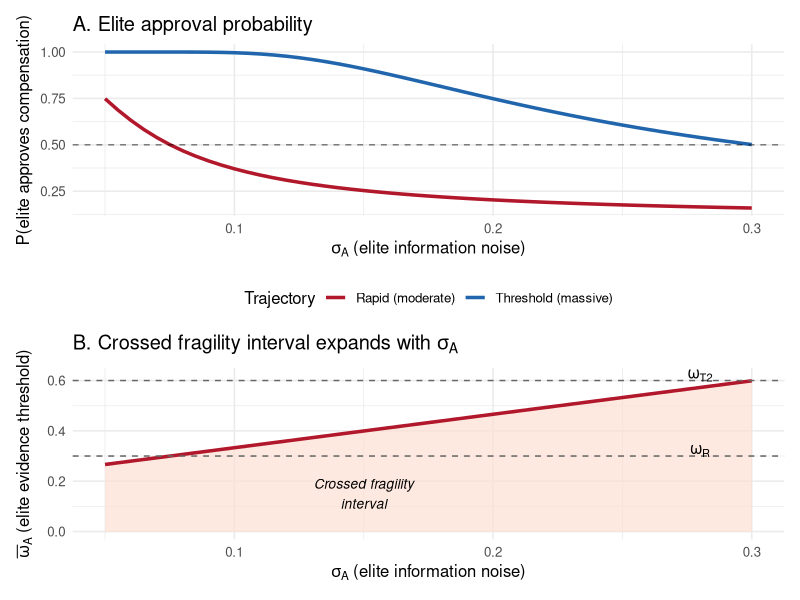
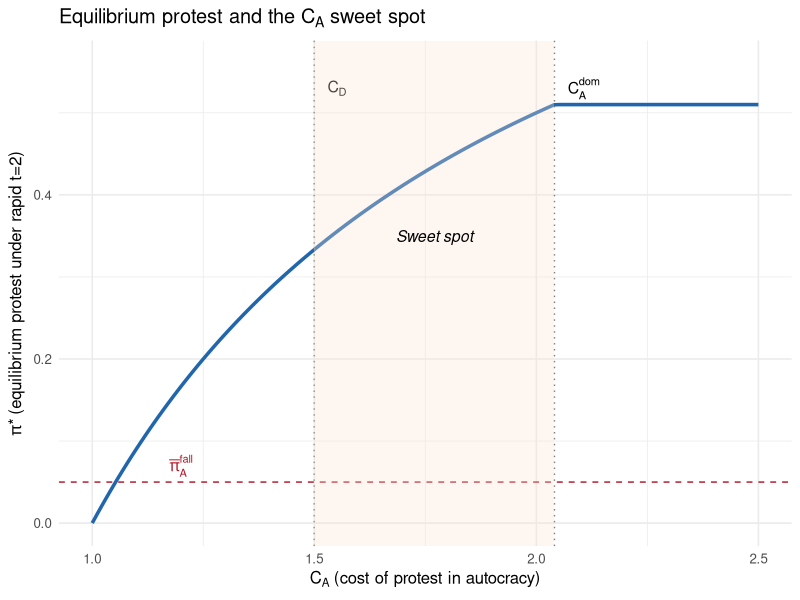

R code for these plots, in order:
#!/usr/bin/env Rscript
# Figures for paper v2: comparative statics and sigma_A amplification
# Parameters from v5 analytical formalization

library(ggplot2)
library(patchwork)

# --- Parameters ---
omega_R   <- 0.30
omega_T1  <- 0.05
omega_T2  <- 0.60
omega_N   <- 0.02
C_D       <- 1.50
B         <- 0.60
pi_fall_D <- 0.20
pi_fall_A <- 0.05

# Elite threshold: linear model omega_bar_A = alpha_0 + alpha_1 * sigma_A
alpha_0 <- 0.20
alpha_1 <- 1.33

# --- Figure 1: sigma_A amplification ---
# p_R and p_T as functions of sigma_A

sigma_A_grid <- seq(0.05, 0.40, by = 0.005)

compute_probs <- function(sigma_A) {
  omega_bar_A <- alpha_0 + alpha_1 * sigma_A
  p_R <- pnorm((omega_R - omega_bar_A) / sigma_A)
  p_T <- pnorm((omega_T2 - omega_bar_A) / sigma_A)
  data.frame(sigma_A = sigma_A, p_R = p_R, p_T = p_T, omega_bar_A = omega_bar_A)
}

df_sigma <- do.call(rbind, lapply(sigma_A_grid, compute_probs))

# Filter to valid range (omega_bar_A < omega_T2)
df_sigma <- df_sigma[df_sigma$omega_bar_A < omega_T2, ]

p1a <- ggplot(df_sigma) +
  geom_line(aes(x = sigma_A, y = p_T, color = "Threshold (massive)"), linewidth = 1.2) +
  geom_line(aes(x = sigma_A, y = p_R, color = "Rapid (moderate)"), linewidth = 1.2) +
  geom_hline(yintercept = 0.5, linetype = "dashed", alpha = 0.5) +
  scale_color_manual(
    values = c("Threshold (massive)" = "#2166ac", "Rapid (moderate)" = "#b2182b"),
    name = "Trajectory"
  ) +
  labs(
    x = expression(sigma[A] ~ "(elite information noise)"),
    y = "P(elite approves compensation)",
    title = "A. Elite approval probability"
  ) +
  theme_minimal(base_size = 12) +
  theme(legend.position = "bottom")

# Panel B: crossed fragility interval
p1b <- ggplot(df_sigma) +
  geom_ribbon(aes(x = sigma_A, ymin = 0, ymax = omega_bar_A),
              fill = "#fee0d2", alpha = 0.7) +
  geom_line(aes(x = sigma_A, y = omega_bar_A), linewidth = 1.2, color = "#b2182b") +
  geom_hline(yintercept = omega_R, linetype = "dashed", color = "gray40") +
  geom_hline(yintercept = omega_T2, linetype = "dashed", color = "gray40") +
  annotate("text", x = max(df_sigma$sigma_A) - 0.02, y = omega_R + 0.02,
           label = expression(omega[R]), size = 4) +
  annotate("text", x = max(df_sigma$sigma_A) - 0.02, y = omega_T2 + 0.02,
           label = expression(omega[T2]), size = 4) +
  annotate("text", x = 0.15, y = 0.15,
           label = "Crossed fragility\ninterval", size = 3.5, fontface = "italic") +
  labs(
    x = expression(sigma[A] ~ "(elite information noise)"),
    y = expression(bar(omega)[A] ~ "(elite evidence threshold)"),
    title = expression("B. Crossed fragility interval expands with " * sigma[A])
  ) +
  theme_minimal(base_size = 12)

fig_sigma <- p1a / p1b
ggsave("figures/fig_sigma_amplification.pdf", fig_sigma, width = 7, height = 8)

# --- Figure 2: C_A sweet spot ---
# Protest level as function of C_A (single-state approximation)

C_A_grid <- seq(1.0, 2.5, by = 0.01)
Omega_2R <- omega_R * (2 - omega_R)  # 0.51

# Single-state interior equilibrium: pi* = 1 - v/C_A when 0 < 1-v/C_A < Omega
# v = 1 for displaced uncompensated in t=2
compute_protest <- function(C_A) {
  hbar <- 1 - 1 / C_A
  if (hbar <= 0) return(0)
  if (hbar >= Omega_2R) return(Omega_2R)
  return(hbar)
}

df_CA <- data.frame(
  C_A = C_A_grid,
  pi_star = sapply(C_A_grid, compute_protest)
)

# Dominant strategy bound
C_A_dom <- 1 / (1 - Omega_2R)

fig_CA <- ggplot(df_CA) +
  geom_line(aes(x = C_A, y = pi_star), linewidth = 1.2, color = "#2166ac") +
  geom_hline(yintercept = pi_fall_A, linetype = "dashed", color = "#b2182b") +
  geom_vline(xintercept = C_D, linetype = "dotted", color = "gray50") +
  geom_vline(xintercept = C_A_dom, linetype = "dotted", color = "gray50") +
  annotate("text", x = C_D + 0.03, y = Omega_2R + 0.02,
           label = expression(C[D]), size = 4, hjust = 0) +
  annotate("text", x = C_A_dom + 0.03, y = Omega_2R + 0.02,
           label = expression(C[A]^{dom}), size = 4, hjust = 0) +
  annotate("text", x = 1.2, y = pi_fall_A + 0.02,
           label = expression(bar(pi)[A]^{fall}), size = 4, color = "#b2182b") +
  annotate("rect", xmin = C_D, xmax = C_A_dom, ymin = -Inf, ymax = Inf,
           fill = "#fee0d2", alpha = 0.3) +
  annotate("text", x = (C_D + C_A_dom) / 2, y = 0.35,
           label = "Sweet spot", size = 4, fontface = "italic") +
  labs(
    x = expression(C[A] ~ "(cost of protest in autocracy)"),
    y = expression(pi * "*" ~ "(equilibrium protest under rapid t=2)"),
    title = expression("Equilibrium protest and the " * C[A] * " sweet spot")
  ) +
  scale_y_continuous(limits = c(0, Omega_2R + 0.05)) +
  theme_minimal(base_size = 12)

ggsave("figures/fig_CA_sweet_spot.pdf", fig_CA, width = 7, height = 5)

cat("Figures saved:\n")
cat("  figures/fig_sigma_amplification.pdf\n")
cat("  figures/fig_CA_sweet_spot.pdf\n")
